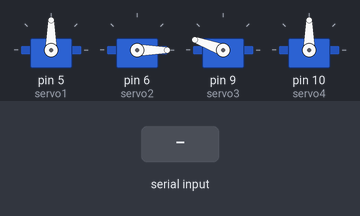
Bench run of a sketch on a simulated Arduino Uno, built with avr-gcc and run on an emulated ATmega328P. Shown: 4 × servo. The inputs (shaded band) are chosen by the test bench. What the sketch prints to the serial monitor is not drawn.

Above: at 1.3 s.
1.4 s: "A,45\n" received over the second serial link
At 3.9 s:
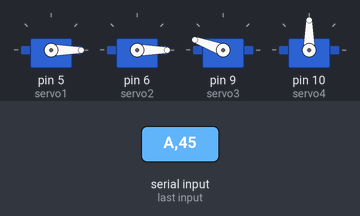
4.4 s: "A90\n" received over the second serial link
At 5.86 s:
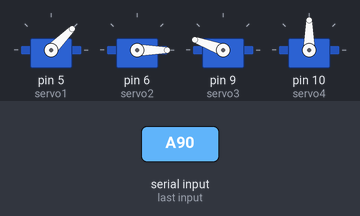
7.4 s: "B90\n" received over the second serial link
At 9.6 s:
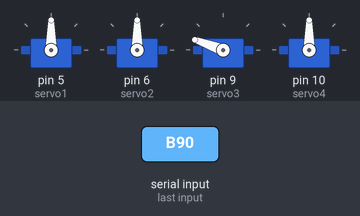
10.4 s: "B,45\n" received over the second serial link
At 11.86 s:
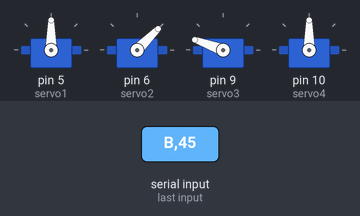
13.4 s: "C90\n" received over the second serial link
At 16.1 s:
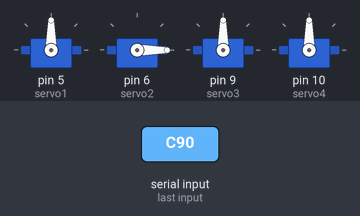
16.4 s: "C,45\n" received over the second serial link
At 18.9 s:
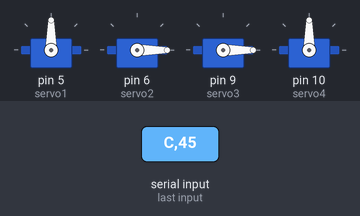
Timing chart, 0 to 20.4 s (numbered marks = the images above; inputs shaded):
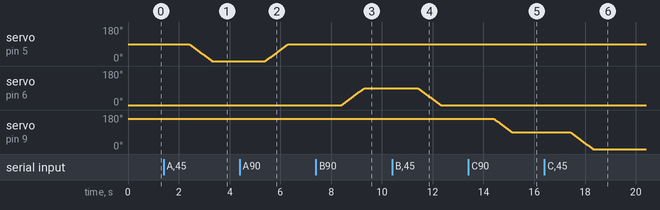

Measured:
- after the input at 1.4 s, servo on pin 5 (servo1): moves from 90° to 0° over 0.90 s, starting after 1.0 s
- after the input at 4.4 s, servo on pin 5 (servo1): moves from 0° to 90° over 0.90 s, starting after 1.0 s
- after the input at 7.4 s, servo on pin 6 (servo2): moves from 0° to 90° over 0.90 s, starting after 1.0 s
- after the input at 10.4 s, servo on pin 6 (servo2): moves from 90° to 0° over 0.90 s, starting after 1.0 s
- after the input at 13.4 s, servo on pin 9 (servo3): moves from 160° to 90° over 0.70 s, starting after 1.0 s
- after the input at 16.4 s, servo on pin 9 (servo3): moves from 90° to 0° over 0.90 s, starting after 1.0 s

The sketch:

robotic_arm_manual_servo.ino
```cpp
#include <Servo.h>
#include <SoftwareSerial.h>

SoftwareSerial BT(2, 3);  // Bluetooth Module HC-05 (RX=D2, TX=D3)

Servo servo1, servo2, servo3, servo4;
int angle1 = 90, angle2 = 0, angle3 = 160, angle4 = 90;  // Default positions
const int stepDelay = 10;  // Delay between steps for smooth motion

void setup() {
  Serial.begin(9600);
  BT.begin(9600);  // Bluetooth Baud Rate

  servo1.attach(5);   // Base
  servo2.attach(6);   // Arm 1
  servo3.attach(9);   // Arm 2
  servo4.attach(10);  // Gripper

  servo1.write(angle1);
  servo2.write(angle2);
  servo3.write(angle3);
  servo4.write(angle4);

  Serial.println("🔹 Bluetooth 4-Servo Control Ready...");
  Serial.println("🔹 Send commands: Axx, Bxx, Cxx, Dxx (e.g., A45 moves Base to 45°)");
  Serial.println("-------------------------------------------------");
}

void smoothMove(Servo &servo, int &currentAngle, int targetAngle) {
  targetAngle = constrain(targetAngle, 0, 180);
  if (currentAngle < targetAngle) {
    for (int pos = currentAngle; pos <= targetAngle; pos++) {
      servo.write(pos);
      delay(stepDelay);
    }
  } else {
    for (int pos = currentAngle; pos >= targetAngle; pos--) {
      servo.write(pos);
      delay(stepDelay);
    }
  }
  currentAngle = targetAngle;
}

void loop() {
  if (BT.available()) {
    String command = BT.readString();  // Read full command (e.g., "A45")
    command.trim();  // Remove spaces or newlines

    if (command.length() < 2) return;  // Ignore invalid commands

    char servoID = command.charAt(0);  // First character (servo ID)
    int targetAngle = command.substring(1).toInt();  // Extract angle from string

    Serial.print("📡 Received Command: ");
    Serial.println(command);

    // Process servo movement based on the command
    switch (servoID) {
      case 'A':
        Serial.print("🔄 Moving Base (Servo 1) to ");
        Serial.print(targetAngle);
        Serial.println("°");
        smoothMove(servo1, angle1, targetAngle);
        break;

      case 'B':
        Serial.print("🔄 Moving Arm 1 (Servo 2) to ");
        Serial.print(targetAngle);
        Serial.println("°");
        smoothMove(servo2, angle2, targetAngle);
        break;

      case 'C':
        Serial.print("🔄 Moving Arm 2 (Servo 3) to ");
        Serial.print(targetAngle);
        Serial.println("°");
        smoothMove(servo3, angle3, targetAngle);
        break;

      case 'D':
        Serial.print("🔄 Moving Gripper (Servo 4) to ");
        Serial.print(targetAngle);
        Serial.println("°");
        smoothMove(servo4, angle4, targetAngle);
        break;

      default:
        Serial.println("⚠️ Invalid Command!");
        return;
    }

    // Print updated servo angles
    Serial.println("-------------------------------------------------");
    Serial.print("🎯 Servo Angles -> ");
    Serial.print("Base: "); Serial.print(angle1);
    Serial.print(" | Arm 1: "); Serial.print(angle2);
    Serial.print(" | Arm 2: "); Serial.print(angle3);
    Serial.print(" | Gripper: "); Serial.println(angle4);
    Serial.println("-------------------------------------------------");
  }
}
```
